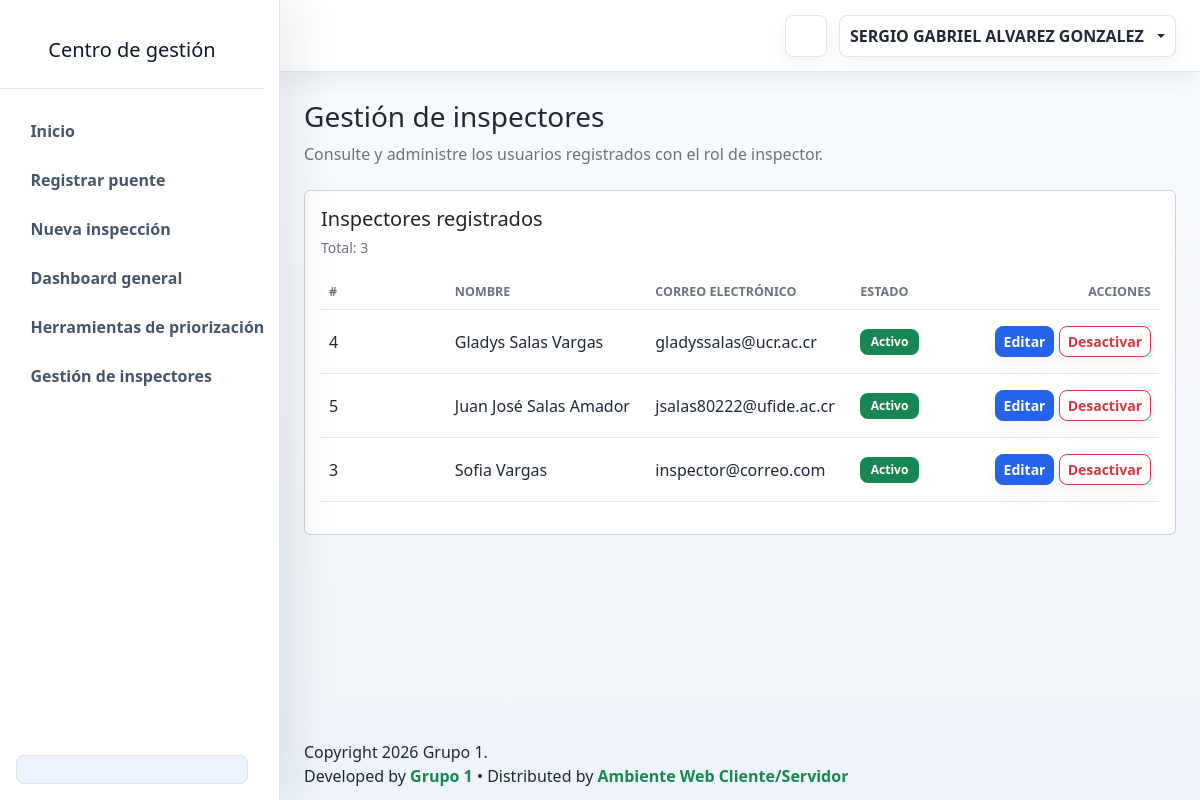
Screenshot of /View/vUsuario/GestionInspectores.php (signed in) with the database file from the repository.
### tables this page shows
CREATE TABLE `tb_usuario` (
  `Consecutivo` int(11) NOT NULL AUTO_INCREMENT,
  `Nombre` varchar(250) NOT NULL,
  `CorreoElectronico` varchar(100) NOT NULL,
  `Contrasenna` varchar(45) NOT NULL,
  `Estado` bit(1) NOT NULL,
  `ConsecutivoRol` int(11) NOT NULL DEFAULT 2,
  PRIMARY KEY (`Consecutivo`),
  KEY `fk_usuario_rol` (`ConsecutivoRol`),
  CONSTRAINT `fk_usuario_rol` FOREIGN KEY (`ConsecutivoRol`) REFERENCES `tb_rol` (`Consecutivo`)
);

### Model/UsuarioModel.php (called while the page is built, shortened)
<?php
function ListarInspectoresModel()
{
    $conn = null;
    $stmt = null;
    try {
        $conn = OpenDB();
        $sql = "CALL spListarInspectores()";
        $stmt = $conn->prepare($sql);
        $stmt->execute();
        $resultado = $stmt->get_result();
        $inspectores = array();
        while ($fila = $resultado->fetch_assoc()) {
            $inspectores[] = $fila;
        }
        return $inspectores;
    } catch (Exception $e) {
        if ($stmt) {
            $stmt->close();
        }
        if ($conn) {
            CloseDB($conn);
        }
        return array();
    }
}

### Controller/UsuarioController.php (called while the page is built, shortened)
<?php
include_once $_SERVER['DOCUMENT_ROOT'] . '/Proyecto_Grupo1/Model/UsuarioModel.php';
function ListarInspectoresController()
{
    return ListarInspectoresModel();
}

### View/vUsuario/GestionInspectores.php (the view, shortened to what this page needs)
<?php
include_once $_SERVER['DOCUMENT_ROOT']
    . '/Proyecto_Grupo1/View/LayoutInterno.php';
include_once $_SERVER['DOCUMENT_ROOT']
    . '/Proyecto_Grupo1/Controller/UsuarioController.php';
$inspectores =
    ListarInspectoresController();
?>
<!DOCTYPE html>
<html lang="es">
<body>
    <div class="admin-shell">
        <div class="admin-main">
            <main class="dashboard-content">
                <div class="container-fluid px-3 px-lg-4 py-4">
                    <div class="mb-4">
                        <h1 class="h3 mb-2">
                            Gestión de inspectores
                        </h1>
                        <p class="text-muted">
                            Consulte y administre los usuarios
                            registrados con el rol de inspector.
                        </p>
                    </div>
                    <div class="card">
                        <div class="card-body">
                            <div class="d-flex justify-content-between align-items-center mb-3">
                                <div>
                                    <h5 class="mb-1">
                                        Inspectores registrados
                                    </h5>
                                    <small class="text-muted">
                                        Total:
                                        <?= count($inspectores) ?>
                                    </small>
                                </div>
                            </div>
                            <?php if (count($inspectores) === 0): ?>
                                <div class="alert alert-info">
                                    No existen inspectores
                                    registrados actualmente.
                                </div>
                            <?php else: ?>
                                <div class="table-responsive">
                                    <table class="table table-hover align-middle">
                                        <thead>
                                            <tr>
                                                <th>
                                                    #
                                                </th>
                                                <th>
                                                    Nombre
                                                </th>
                                                <th>
                                                    Correo electrónico
                                                </th>
                                                <th>
                                                    Estado
                                                </th>
                                                <th class="text-end">
                                                    Acciones
                                                </th>
                                            </tr>
                                        </thead>
                                        <tbody>
                                            <?php foreach ($inspectores as $inspector): ?>
                                                <tr>
                                                    <td>
                                                        <?=
                                                            (int)
                                                            $inspector["Consecutivo"]
                                                            ?>
                                                    </td>
                                                    <td>
                                                        <?=
                                                            htmlspecialchars(
                                                                $inspector["Nombre"]
                                                            )
                                                            ?>
                                                    </td>
                                                    <td>
                                                        <?=
                                                            htmlspecialchars(
                                                                $inspector[
                                                                    "CorreoElectronico"
                                                                ]
                                                            )
                                                            ?>
                                                    </td>
                                                    <td>
                                                        <?php
                                                        $activo =
                                                            (int)
                                                            $inspector["Estado"]
                                                            === 1;
                                                        ?>
                                                        <?php if ($activo): ?>
                                                            <span class="badge bg-success">
                                                                Activo
                                                            </span>
                                                        <?php else: ?>
                                                            <span class="badge bg-secondary">
                                                                Inactivo
                                                            </span>
                                                        <?php endif; ?>
                                                    </td>
                                                    <td class="text-end">
                                                        <a class="btn btn-sm btn-primary" href="EditarInspector.php?id=<?=
                                                            (int)
                                                            $inspector["Consecutivo"]
                                                            ?>">
                                                            Editar
                                                        </a>
                                                        <form action="" method="POST" class="d-inline">
                                                            <button type="submit" name="btnCambiarEstadoInspector" class="btn btn-sm <?=
                                                                $activo
                                                                ? "btn-outline-danger"
                                                                : "btn-outline-success"
                                                                ?>">
                                                                <?=
                                                                    $activo
                                                                    ? "Desactivar"
                                                                    : "Activar"
                                                                    ?>
                                                            </button>
                                                        </form>
                                                    </td>
                                                </tr>
                                            <?php endforeach; ?>
                                        </tbody>
                                    </table>
                                </div>
                            <?php endif; ?>
                        </div>
                    </div>
                </div>
            </main>
        </div>
    </div>
</body>
</html>

### View/css/style.css (style rules this page uses)
:root { --sidebar-width: 280px; --sidebar-mini-width: 84px; --admin-bg: #f5f7fb; --admin-surface: #ffffff; --admin-surface-soft: #f8fafc; --admin-border: #dbe4ef; --admin-text: #1f2937; --admin-muted: #6b7280; --admin-primary: #2563eb; --admin-primary-dark: #1d4ed8; --admin-success: #0f766e; --admin-warning: #d97706; --admin-danger: #dc2626; --admin-sidebar: #111827; --admin-sidebar-soft: #1f2937; --admin-shadow-sm: 0 10px 24px rgba(15, 23, 42, 0.06); --admin-shadow: 0 18px 46px rgba(15, 23, 42, 0.09); --admin-shadow-lg: 0 26px 70px rgba(15, 23, 42, 0.12); --admin-ring: 0 0 0 4px rgba(37, 99, 235, 0.12); }
* { box-sizing: border-box; }
html { min-height: 100%; }
body { min-height: 100vh; margin: 0; background: linear-gradient( 180deg, #f8fbff 0%, var(--admin-bg) 42%, #eef4fa 100% ); color: var(--admin-text); font-family: "Segoe UI", Arial, sans-serif; }
a { text-decoration: none; }
.admin-shell { min-height: 100vh; }
.admin-main { width: auto; min-width: 0; min-height: 100vh; margin-left: var(--sidebar-width); transition: margin-left 0.2s ease; }
.dashboard-content { min-height: calc(100vh - 132px); }
.dashboard-content > .container-fluid { padding-top: 1.75rem !important; padding-bottom: 1.75rem !important; }
.btn { border-radius: 8px; font-weight: 700; box-shadow: 0 8px 18px rgba(15, 23, 42, 0.05); transition: border-color 0.16s ease, background 0.16s ease, box-shadow 0.16s ease, transform 0.16s ease; }
.btn-primary { border-color: var(--admin-primary); background: var(--admin-primary); }
.table { --bs-table-bg: transparent; }
.table thead th { color: var(--admin-muted); font-size: 0.78rem; text-transform: uppercase; white-space: nowrap; }
.table tbody td { min-width: 120px; padding-top: 1rem; padding-bottom: 1rem; }
.table tbody tr { transition: background 0.16s ease; }
.badge { border-radius: 8px; padding: 0.45rem 0.65rem; }
.btn { display: inline-flex; align-items: center; justify-content: center; gap: 0.4rem; }
.text-muted { color: var(--admin-muted) !important; }
html[data-theme="light"] { color-scheme: light; }
body, .admin-navbar, .admin-sidebar, .admin-main, .metric-card, .panel, .auth-card, .error-card, .dropdown-menu, .modal-content, .form-control, .form-select { transition: background-color 0.18s ease, border-color 0.18s ease, color 0.18s ease, box-shadow 0.18s ease; }
.table { --bs-table-color: var(--admin-text); --bs-table-border-color: var(--admin-border); color: var(--admin-text); }
html:not([data-theme="dark"]) { --admin-sidebar: #ffffff; --admin-sidebar-soft: #eef4ff; --admin-sidebar-border: #dbe4ef; --admin-sidebar-text: #475569; --admin-sidebar-text-strong: #0f172a; --admin-sidebar-muted: #64748b; --admin-sidebar-icon-bg: #eaf2ff; --admin-sidebar-icon: #2563eb; --admin-sidebar-shadow: 18px 0 42px rgba(15, 23, 42, 0.08); }

### rows the page displays
tb_usuario: Consecutivo "4", Nombre "Gladys Salas Vargas", CorreoElectronico "gladyssalas@ucr.ac.cr"
tb_usuario: Consecutivo "5", Nombre "Juan José Salas Amador", CorreoElectronico "jsalas80222@ufide.ac.cr"
tb_usuario: Consecutivo "3", Nombre "Sofia Vargas", CorreoElectronico "inspector@correo.com"

### other values shown
$nombreUsuario "SERGIO GABRIEL ALVAREZ GONZALEZ"
count($inspectores) "3"
